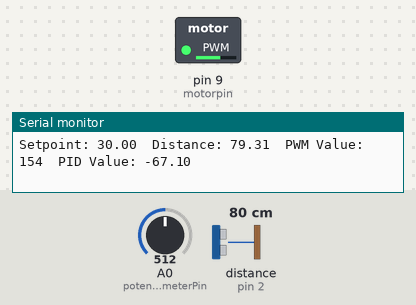
Recording of a sketch running on a simulated Arduino Uno, built with avr-gcc and run on an emulated ATmega328P. Parts: switched loads named in the sketch (green lamp = pin HIGH), the last lines printed to the serial monitor. Wiring (inferred from the names in the program): ultrasonic range finder: trigger pin 3; echo pin 2. The inputs (shaded band) are chosen by the test bench; at power-on: distance to the obstacle (sensor on pin 2) 80 cm, A0 (potentiometerPin) = 512. The echo pulse lasts 58.3 µs per cm; pins used as bus, display or sensor lines are not drawn.

Above: at 3.2 s.
3.3 s: distance to the obstacle (sensor on pin 2) set to 60 cm
At 3.55 s:
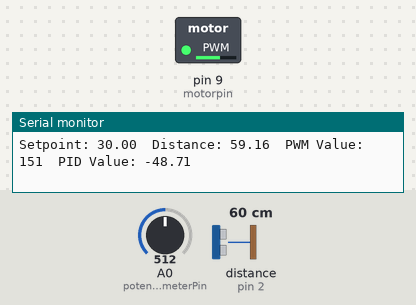
6.3 s: A0 (potentiometerPin) set to 122
At 6.58 s:
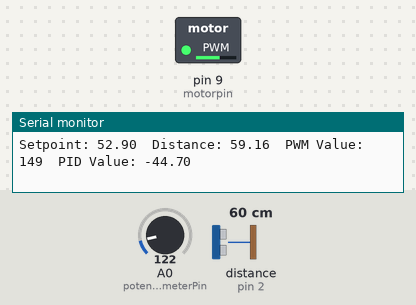
9.3 s: distance to the obstacle (sensor on pin 2) set to 2 cm
Timing chart, 0 to 12.3 s (numbered marks = the images above; inputs shaded):
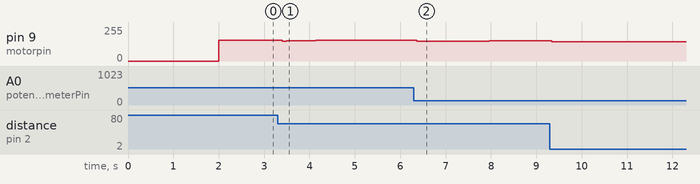

The sketch:

hardcoded.ino
```cpp
const int trigPin = 3;
const int echoPin = 2;
const int potentiometerPin = A0;
const int motorpin = 9;

const float Kp = 1.05;                 // Proportional gain
const float Ki = 0.026;                // Integral gain
const float Kd = 0.095;                // Derivative gain

float setpoint = 0.0;
float error = 0.0;
float lastError = 0.0;
float integral = 0.0;

void setup() {
  Serial.begin(9600);
  pinMode(trigPin, OUTPUT);
  pinMode(echoPin, INPUT);
  analogWrite(motorpin, 0);
  delay(2000);
}

void loop() {
  // Ultrasonic Sensor Part
  digitalWrite(trigPin, LOW);
  delayMicroseconds(2);
  digitalWrite(trigPin, HIGH);
  delayMicroseconds(10);
  digitalWrite(trigPin, LOW);

  long duration = pulseIn(echoPin, HIGH);
  float distance_cm = duration * 0.034 / 2;

  // Potentiometer and MOTOR Part
  int sensorValue = analogRead(potentiometerPin);
  setpoint = map(sensorValue, 0, 1023, 600, 0);  // Adjust the setpoint range based on your needs
  setpoint = setpoint/10;

  error = setpoint - distance_cm;
  integral += error;
  float derivative = error - lastError;

  // Calculate PID output
  float output = Kp * error + Ki * integral + Kd * derivative;

  // Map the PID output to PWM range
  int pwmValue = map(output, 255, -255, 0, 255);
  pwmValue = constrain(pwmValue, 143, 154);

  analogWrite(motorpin, pwmValue);
  Serial.println("Setpoint: " + String(setpoint) + "\tDistance: " + String(distance_cm) + "\tPWM Value: " + String(pwmValue) + "\tPID Value: " + String(output));

  lastError = error;

  delay(100);
}
```

Measured:
- after the input at 3.3 s, pin 9 (motorpin): 154/255 → 150/255 after 0.10 s, → 151/255 0.11 s later, → 152/255 0.11 s later, → 153/255 0.32 s later, … (5 changes in this stretch)
- after the input at 6.3 s, pin 9 (motorpin): 154/255 → 148/255 after 0.07 s, → 149/255 0.11 s later, → 150/255 0.21 s later, → 151/255 1.3 s later
